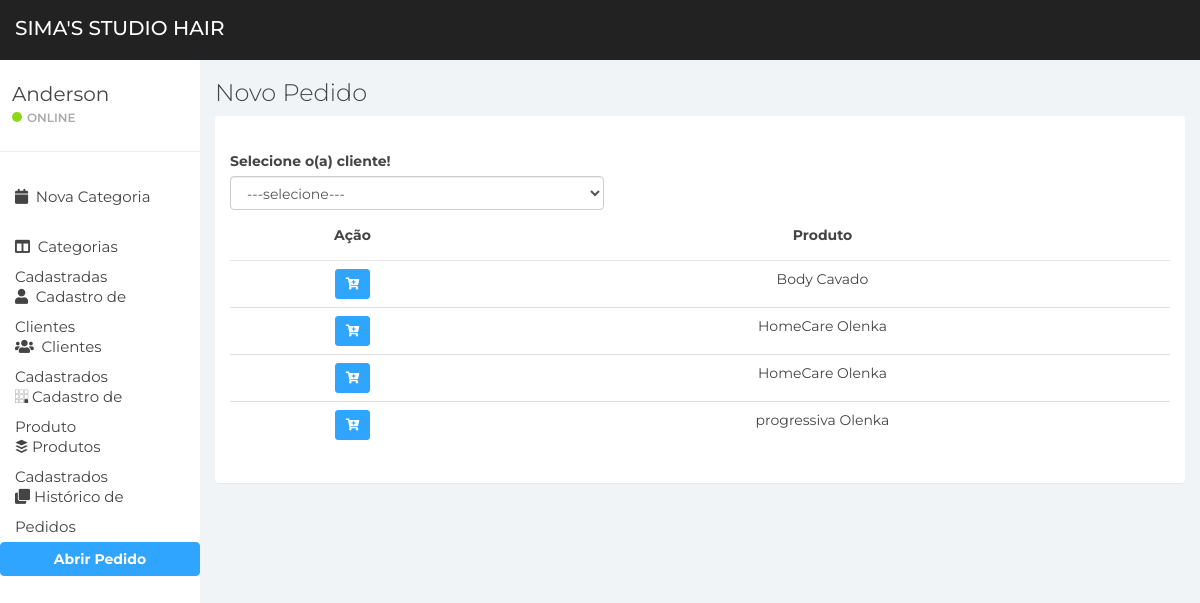
Page /pedido/new-pedido/ (signed in) on the earlier database version.
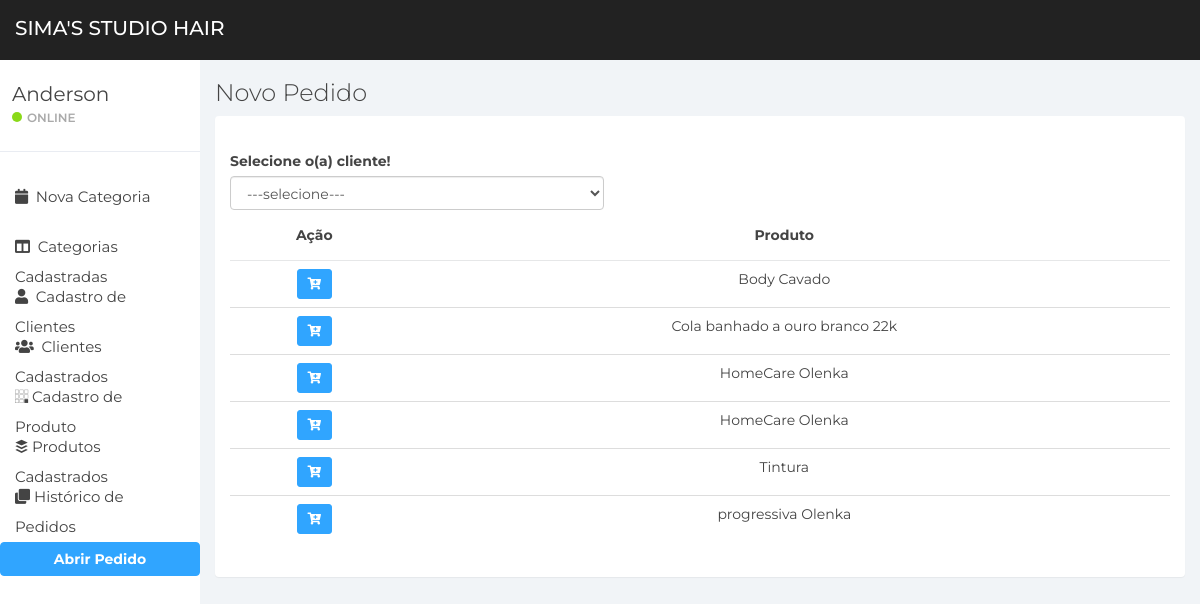
Same page on the later database version.
### apps/item/models.py (models this page shows, shortened)
class Item(models.Model):
    loja = models.ForeignKey(to=Store, on_delete=models.DO_NOTHING, blank=True, null=True)
    categoria = models.ForeignKey(to=Category, on_delete=models.DO_NOTHING)
    nome = models.CharField(max_length=200)
    descricao = models.TextField(max_length=200, blank=True, null=True)
    is_active = models.BooleanField(default=True)
    data = models.DateTimeField(auto_now_add=True)
    class Meta:
        verbose_name = 'Item'
        verbose_name_plural = 'Itens'

### apps/pedido/views.py (the view)
# urls.py: path('new-pedido/', views.create_pedido, name="new-pedido"),
def create_pedido(request):
    page_title = 'Novo Pedido'
    notification = None
    msg = None
    loja = request.user.loja
    employee = request.user
    clientes = Cliente.objects.filter(is_active=True)
    produtos = Item.objects.filter(is_active=True).order_by('nome')
    context = {
        'page_title': page_title, 'notification': notification, 'msg': msg, 'clientes': clientes, 'produtos': produtos
    }
    return render(request, 'cadastro_pedido.html', context)

### apps/pedido/templates/cadastro_pedido.html (shortened to what this page needs)
{% extends 'base/base.html' %}
{% load static %}
{% block content %}
<div class="row">
    <div class="col-md-5">
        <label for="id-cliente">Selecione o(a) cliente!</label>
        <select class="form-control" name="cliente" id="id-cliente">
            <option value="0">---selecione---</option>
        </select>
    </div>
    <br>
</div>
<div class="table-responsive">
    <table class="table text-center table-hover">
        <thead>
        <tr>
            <th class="text-center">Ação</th>
            <th class="text-center">Produto</th>
        </tr>
        </thead>
        <tbody>
        {% for p in produtos %}
        <tr>
            <td>
                <div class="button-group">
                    <button class="btn btn-primary btn-modal btn-sm shadow add-cart" value="{{ p.pk }}" name="{{p.nome}}"><i class="fas fa-cart-plus"></i></button>
                </div>
            </td>
            <td>{{ p.nome }}</td>
        </tr>
        {% endfor %}
        </tbody>
    </table>
</div>
{% endblock %}

Differences in the rows shown:
added Item: nome "Cola banhado a ouro branco 22k"
added Item: nome "Tintura"
